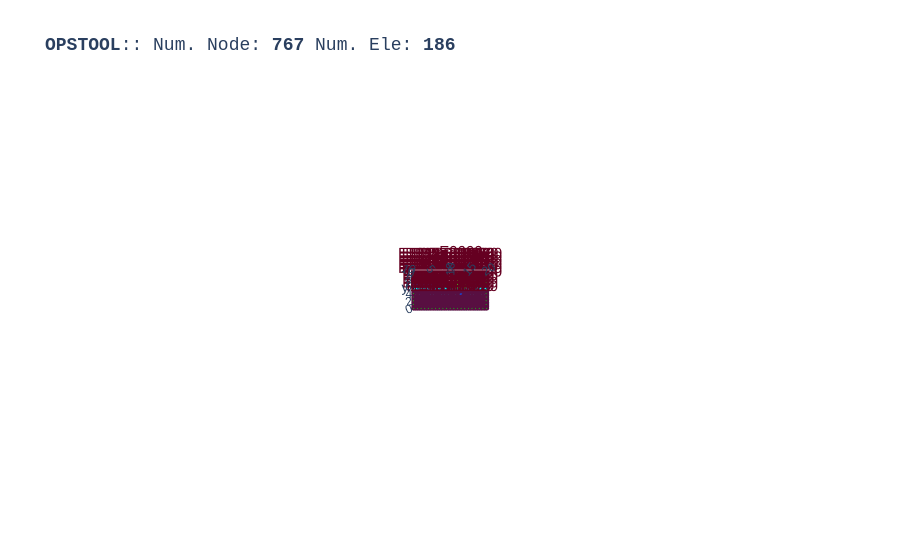

Notebook code for this chart:
### Code cell
opst.vis.plotly.plot_model(show_node_numbering=False, show_ele_numbering=True, show_nodal_loads = False)

### Figure 1 — Plotly figure (JSON) as saved in the notebook; plotly's stock layout.template omitted (floating-point values rounded to 4 significant figures; data arrays with more than 128 entries replaced by an {"elided": "..."} marker saying what was removed)
{"data": [{"color": "#00FFFF", "hoverinfo": "skip", "i": {"elided": "1376 int values"}, "j": {"elided": "1376 int values"}, "k": {"elided": "1376 int values"}, "name": "Nine_Four_Node_QuadUP", "opacity": 1, "type": "mesh3d", "x": {"elided": "1548 float values"}, "y": {"elided": "1548 float values"}, "z": {"elided": "1548 float values"}}, {"connectgaps": false, "hoverinfo": "skip", "line": {"color": "black", "width": 1}, "mode": "lines", "name": "Edge", "type": "scatter3d", "x": {"elided": "1720 float values"}, "y": {"elided": "1720 float values"}, "z": {"elided": "1720 float values"}}, {"connectgaps": false, "hoverinfo": "skip", "line": {"color": "#0652ff", "width": 5}, "mode": "lines", "name": "DispBeamColumn2d", "type": "scatter3d", "x": [13.0, 13.0, NaN, 13.0, 13.0, NaN, 13.0, 13.0, NaN, 13.0, 13.0, NaN, 13.0, 13.0, NaN, 13.0, 13.0, NaN, 13.0, 13.0, NaN, 13.0, 13.0, NaN, 13.0, 13.0, NaN], "y": [1.0, 2.0, NaN, 2.0, 3.0, NaN, 3.0, 4.0, NaN, 4.0, 5.0, NaN, 5.0, 6.0, NaN, 6.0, 7.0, NaN, 7.0, 8.0, NaN, 8.0, 9.0, NaN, 9.0, 10.0, NaN], "z": [0.0, 0.0, NaN, 0.0, 0.0, NaN, 0.0, 0.0, NaN, 0.0, 0.0, NaN, 0.0, 0.0, NaN, 0.0, 0.0, NaN, 0.0, 0.0, NaN, 0.0, 0.0, NaN, 0.0, 0.0, NaN]}, {"connectgaps": false, "hoverinfo": "skip", "line": {"color": "#39FF14", "width": 5}, "mode": "lines", "name": "ZeroLengthContact2D", "type": "scatter3d", "x": [13.0, 13.0, NaN, 13.0, 13.0, NaN, 13.0, 13.0, NaN, 13.0, 13.0, NaN, 13.0, 13.0, NaN], "y": [6.0, 6.0, NaN, 7.0, 7.0, NaN, 8.0, 8.0, NaN, 9.0, 9.0, NaN, 10.0, 10.0, NaN], "z": [0.0, 0.0, NaN, 0.0, 0.0, NaN, 0.0, 0.0, NaN, 0.0, 0.0, NaN, 0.0, 0.0, NaN]}, {"customdata": {"elided": "172 str values"}, "hovertemplate": "%{customdata}", "marker": {"color": "#00FFFF", "size": 3, "symbol": "diamond-open"}, "mode": "markers", "name": "Nine_Four_Node_QuadUP", "type": "scatter3d", "x": {"elided": "172 float values"}, "y": {"elided": "172 float values"}, "z": {"elided": "172 float values"}}, {"customdata": ["eleTag: 8051<br>connectedNodes:<br> [862 863]", "eleTag: 8052<br>connectedNodes:<br> [863 864]", "eleTag: 8053<br>connectedNodes:<br> [864 865]", "eleTag: 8054<br>connectedNodes:<br> [865 866]", "eleTag: 8055<br>connectedNodes:<br> [866 867]", "eleTag: 8056<br>connectedNodes:<br> [867 868]", "eleTag: 8057<br>connectedNodes:<br> [868 869]", "eleTag: 8058<br>connectedNodes:<br> [869 870]", "eleTag: 8059<br>connectedNodes:<br> [870 871]"], "hovertemplate": "%{customdata}", "marker": {"color": "#0652ff", "size": 3, "symbol": "diamond-open"}, "mode": "markers", "name": "DispBeamColumn2d", "type": "scatter3d", "x": [13.0, 13.0, 13.0, 13.0, 13.0, 13.0, 13.0, 13.0, 13.0], "y": [1.5, 2.5, 3.5, 4.5, 5.5, 6.5, 7.5, 8.5, 9.5], "z": [0.0, 0.0, 0.0, 0.0, 0.0, 0.0, 0.0, 0.0, 0.0]}, {"customdata": ["eleTag: 9005<br>connectedNodes:<br> [867 140]", "eleTag: 9006<br>connectedNodes:<br> [868 161]", "eleTag: 9007<br>connectedNodes:<br> [869 182]", "eleTag: 9008<br>connectedNodes:<br> [870 203]", "eleTag: 9009<br>connectedNodes:<br> [871 224]"], "hovertemplate": "%{customdata}", "marker": {"color": "#39FF14", "size": 3, "symbol": "diamond-open"}, "mode": "markers", "name": "ZeroLengthContact2D", "type": "scatter3d", "x": [13.0, 13.0, 13.0, 13.0, 13.0], "y": [6.0, 7.0, 8.0, 9.0, 10.0], "z": [0.0, 0.0, 0.0, 0.0, 0.0]}, {"customdata": {"elided": "767 str values"}, "hovertemplate": "x: %{x}<br>y: %{y}<br>z: %{z} <br>nodeTag: %{customdata}", "marker": {"color": "#580f41", "size": 3, "symbol": "circle"}, "mode": "markers", "name": "Nodes", "type": "scatter3d", "x": {"elided": "767 float values"}, "y": {"elided": "767 float values"}, "z": {"elided": "767 float values"}}, {"mode": "text", "name": "Element Tag", "text": {"elided": "186 str values"}, "textfont": {"color": "#650021", "size": 15}, "type": "scatter3d", "x": {"elided": "186 float values"}, "y": {"elided": "186 float values"}, "z": {"elided": "186 float values"}}, {"connectgaps": false, "hoverinfo": "skip", "line": {"color": "#15b01a", "width": 1}, "mode": "lines", "name": "BC", "type": "scatter3d", "x": {"elided": "565 float values"}, "y": {"elided": "565 float values"}, "z": {"elided": "565 float values"}}, {"connectgaps": false, "hoverinfo": "skip", "line": {"color": "#FF1493", "width": 2.5}, "mode": "lines", "name": "mp constraint", "type": "scatter3d", "x": [13.0, 13.0, NaN, 13.0, 13.0, NaN, 13.0, 13.0, NaN, 13.0, 13.0, NaN, 13.0, 13.0, NaN], "y": [1.0, 1.0, NaN, 2.0, 2.0, NaN, 3.0, 3.0, NaN, 4.0, 4.0, NaN, 5.0, 5.0, NaN], "z": [0.0, 0.0, NaN, 0.0, 0.0, NaN, 0.0, 0.0, NaN, 0.0, 0.0, NaN, 0.0, 0.0, NaN]}, {"hoverinfo": "skip", "marker": {"color": "#39FF14", "size": 6}, "mode": "markers", "type": "scatter3d", "x": [13.0, 13.0, 13.0, 13.0, 13.0], "y": [6.0, 7.0, 8.0, 9.0, 10.0], "z": [0.0, 0.0, 0.0, 0.0, 0.0]}], "layout": {"autosize": true, "font": {"family": "Arial, sans-serif"}, "scene": {"aspectmode": "data", "camera": {"eye": {"x": 0, "y": -0.1, "z": 20}}, "dragmode": "pan", "xaxis": {"showbackground": false}, "yaxis": {"showbackground": false}, "zaxis": {"showbackground": true, "showgrid": true, "showticklabels": false, "ticks": "", "title": {"text": ""}, "visible": true}}, "showlegend": false, "title": {"font": {"family": "courier", "size": 18}, "text": "<b>OPSTOOL</b>:: Num. Node: <b>767</b> Num. Ele: <b>186</b>"}}}
